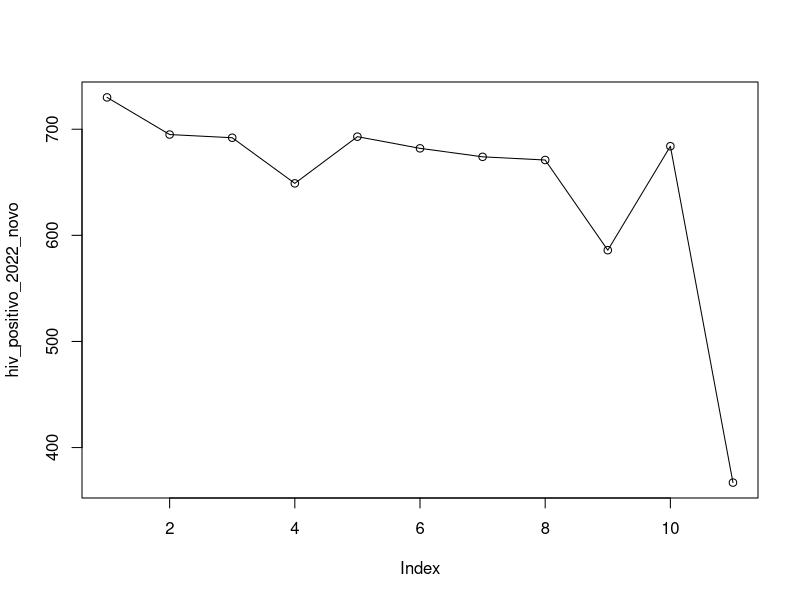

Here is the R script that generated this plot:
#################### Carregando pacotes ####################

if (!require(dplyr))
  install.packages("dplyr")

library(dplyr)


############### Carregando o banco de dados ###############

# Passo 1: selecionar o diret?rio de trabalho (working directory)

setwd("H:/Meu Drive/UFRPE/TCC/artigo/artigo")


# Passo 2: carregar o banco de dados
df <- read.csv('dados-pernambuco-tuberculose-hiv-2012-2022.csv', sep = ';', dec = ',')
df <- data.frame(df)

#pega a quantidade de casos com hiv positivo no ano de 2022
hiv_positivo_2022 <- df[df$HIV == 'Positivo', c('X2012','X2013','X2014','X2015','X2016','X2017','X2018','X2019','X2020','X2021','X2022')]
#outro jeito de fazer o mesmo:
#hiv_pos_22 <- subset(df, HIV == "Positivo")$X2022

############### Visualizando o banco de dados ###############
hiv_positivo_2022_novo <- t(hiv_positivo_2022)
colnames(hiv_positivo_2022_novo) <- "Casos hiv positivo"
names(hiv_positivo_2022_novo)[names(hiv_positivo_2022_novo) == ''] <- 'Ano'

plot(hiv_positivo_2022_novo,type = "o")
write.csv2(hiv_positivo_2022_novo, "2012-2022-hiv-tb.csv", row.names=TRUE)

View(hiv_positivo_2022_novo)
View(hiv_positivo_2022)
